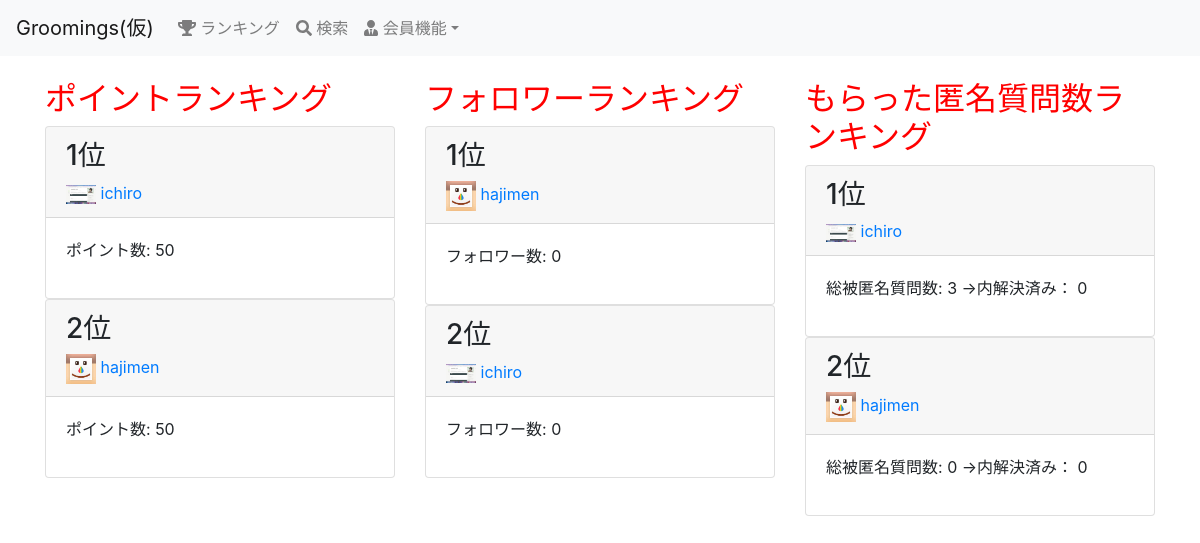
/ranking/, run on an earlier commit of the app's database.
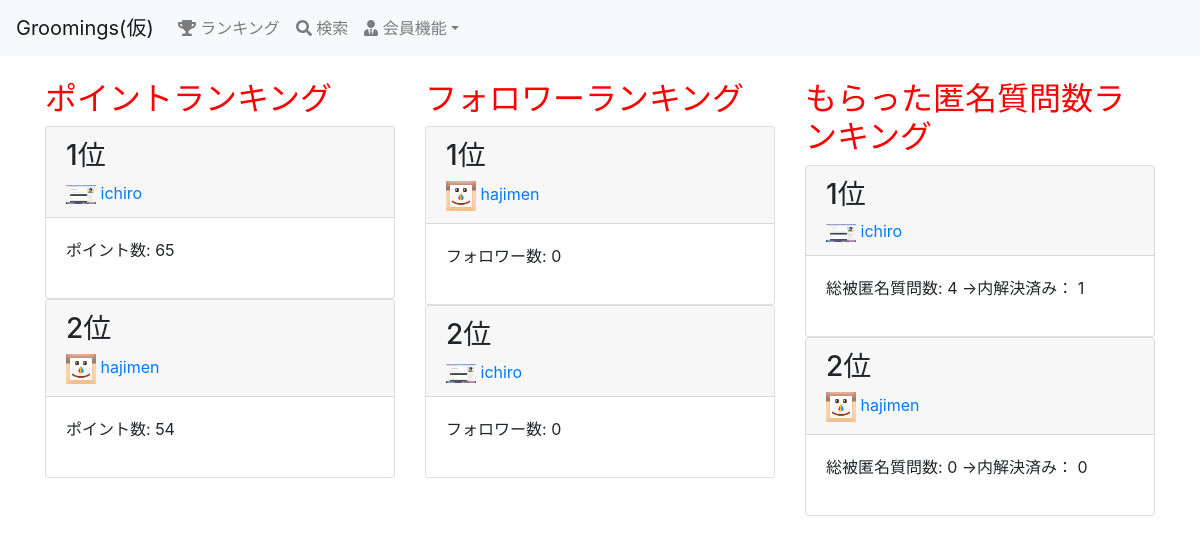
And on a later commit of the database.
### groomings/models.py (models this page shows, shortened)
class User(AbstractBaseUser, PermissionsMixin):
    username = models.CharField(max_length=150)
    email = models.EmailField(max_length=255, unique=True)
    image = models.FileField(upload_to='user_image/', null=True, blank=True)
    point = models.IntegerField(default=50, validators=[MinValueValidator(0)])
    follow = models.ManyToManyField(
        'self', blank=True, symmetrical=False, related_name="follower"
    )
    is_active = models.BooleanField(default=True)
    is_staff = models.BooleanField(default=False) # 管理画面にログインできるかどうか
    USERNAME_FIELD = 'email' # このテーブルのレコードを一意に識別
    REQUIRED_FIELDS = ['username'] # スーパーユーザー作成時に入力する(emailとパスワードは必須だからそれ以外で)
    objects = UserManager()
    class Meta:
        db_table = 'user'

### groomings/views.py (the view)
# urls.py: path(r'ranking/', views.ranking, name='ranking'), # ランキング用のページ
def ranking(request):
    points = User.objects.order_by('-point')[:10]
    follower = User.objects.annotate(num_follower=Count('follower')).order_by('-num_follower')[:10]
    num_que = User.objects.annotate(num_que=Count('user_receive_question')).order_by('-num_que')[:10]
    post_orderby_favo = Post.objects.annotate(num_favo=Count('favorite')).order_by('-num_favo')[:10]
    return render(request, 'groomings/ranking.html',context={"points": points, "followers": follower, "num_que": num_que, "goods": post_orderby_favo}) # , 'id': user_id})

### groomings/templatetags/tag_event.py (called while the page is built)
@register.filter(name="count_nonactive")
def count_nonactive(user):
    return user.user_receive_question.filter(is_active=False).count()

### groomings/templates/groomings/ranking.html (shortened to what this page needs)
{% extends "groomings/base.html" %}
{% load static %}
{% load tag_event %}
{% block content %}
  <div class="row">
    <div class="col-md-4">
      <h2>ポイントランキング</h2>
      {% for userrank in points %}
       <div class="card">
          <div class="card-header">
            <h3>{{ forloop.counter }}位</h3>
            {% if userrank.image %}
              <img src="{{ userrank.image.url }}" alt="" width="30px">
            {% else %}
              <img src="{% static 'static_image/default.png' %}" alt="" width="30px">
            {% endif %}
            <a href="{% url 'groomings:user' userrank.id  %}">{{ userrank.username }}</a>
          </div>
          <div class="card-body">
            <p>ポイント数: {{ userrank.point }}</p>
          </div>
        </div>
      {% endfor %}
    </div>
    <div class="col-md-4">
      <h2>フォロワーランキング</h2>
      {% for follower in followers %}
        <div class="card">
          <div class="card-header">
            <h3>{{ forloop.counter }}位</h3>
            {% if follower.image %}
              <img src="{{ follower.image.url }}" alt="" width="30px">
            {% else %}
              <img src="{% static 'static_image/default.png' %}" alt="" width="30px">
            {% endif %}
            <a href="{% url 'groomings:user' follower.id  %}">{{ follower.username }}</a>
          </div>
          <div class="card-body">
            <p>フォロワー数: {{ follower.follower.count }}</p>
          </div>
        </div>
      {% endfor %}
    </div>
    <div class="col-md-4">
      <h2>もらった匿名質問数ランキング</h2>
      {% for que in num_que %}
        <div class="card">
          <div class="card-header">
            <h3>{{ forloop.counter }}位</h3>
            {% if que.image %}
              <img src="{{ que.image.url }}" alt="" width="30px">
            {% else %}
              <img src="{% static 'static_image/default.png' %}" alt="" width="30px">
            {% endif %}
            <a href="{% url 'groomings:user' que.id  %}">{{ que.username }}</a>
          </div>
          <div class="card-body">
            <p>総被匿名質問数: {{ que.user_receive_question.count }} →内解決済み： {{ que | count_nonactive }}</p>
          </div>
        </div>
      {% endfor %}
    </div>
</div>
{% endblock %}

What changed in the data, as far as the page shows it:
changed User "ichiro": point "50" → "65"; user_receive_question.count "3" → "4"; id "0" → "1"
changed User "hajimen": point "50" → "54"
